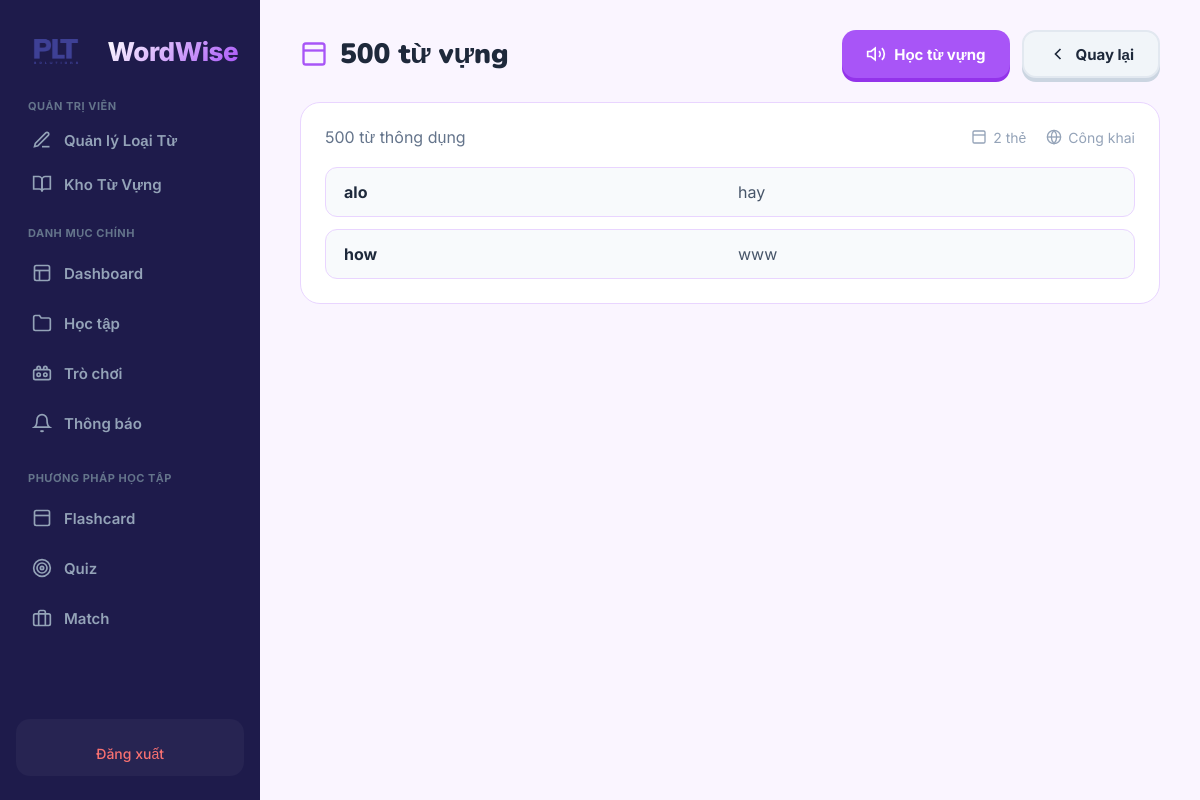
The app's page /card.php?action=view&set_id=3 (signed in) with its own data.
### tables this page shows
CREATE TABLE `flashcard_sets` (
  `id` int(11) NOT NULL,
  `user_id` int(11) NOT NULL,
  `title` varchar(255) NOT NULL,
  `description` text DEFAULT NULL,
  `is_public` tinyint(1) DEFAULT 0,
  `created_at` timestamp NOT NULL DEFAULT current_timestamp(),
  `updated_at` timestamp NOT NULL DEFAULT current_timestamp() ON UPDATE current_timestamp()
);

CREATE TABLE `flashcard_cards` (
  `id` int(11) NOT NULL,
  `set_id` int(11) NOT NULL,
  `front` text NOT NULL,
  `back` text NOT NULL,
  `image` varchar(255) DEFAULT NULL,
  `hint` varchar(255) DEFAULT NULL,
  `created_at` timestamp NOT NULL DEFAULT current_timestamp()
);

### database.php (called while the page is built, shortened)
<?php
class Database
{
    private $host = "localhost";
    private $username = "root";
    private $password = "";
    private $dbname = "wordwise_db";
    public $conn;
  public function __construct()
    {
        try {
            $this->conn = new mysqli($this->host, $this->username, $this->password, $this->dbname);
            $this->conn->set_charset("utf8mb4");
        } catch (mysqli_sql_exception $e) {
            die("Lỗi kết nối cơ sở dữ liệu: Vui lòng thử lại sau.");
        }
    }
    private function getTypes($params)
    {
        $types = "";
        foreach ($params as $p) {
            if (is_int($p)) $types .= 'i';
            else if (is_float($p)) $types .= 'd';
            else $types .= 's';
        }
        return $types;
    }
    public function select($sql, $params = [])
    {
        $stmt = $this->conn->prepare($sql);
        if (!empty($params)) {
            $types = $this->getTypes($params);
            $stmt->bind_param($types, ...$params);
        }
        $stmt->execute();
        $results = $stmt->get_result();
        $data = $results ? $results->fetch_all(MYSQLI_ASSOC) : [];
        return $data;
    }
}
?>

### card.php (the view, shortened to what this page needs)
<?php
require_once 'database.php';
$db = new Database();
$user_id = (int)$_SESSION['user_id'];
$action = $_POST['action'] ?? $_GET['action'] ?? '';
$set_id = (int)($_POST['set_id'] ?? $_GET['set_id'] ?? 0);
$detail_set = null;
$cards = [];
if ($set_id > 0 && $action === 'view') {
    $detail_set = $db->select("SELECT * FROM flashcard_sets WHERE id = ? AND user_id = ?", [$set_id, $user_id]);
    $detail_set = $detail_set[0] ?? null;
    if ($detail_set) {
        $cards = $db->select("SELECT * FROM flashcard_cards WHERE set_id = ? ORDER BY id", [$set_id]);
    }
}
?>
<!DOCTYPE html>
<html lang="vi">
<head>
    <link rel="stylesheet" href="public/css/style.css">
</head>
<body class="app-layout">
    <?php include 'sidebar.php'; ?>
    <main class="main-content">
        <?php if ($detail_set): ?>
            <div class="page-header">
                <h1>
                    <svg width="28" height="28" viewBox="0 0 24 24" fill="none" stroke="#a855f7" stroke-width="2">
                        <rect x="3" y="3" width="18" height="18" rx="2"/>
                        <line x1="3" y1="9" x2="21" y2="9"/>
                    </svg>
                    <?= htmlspecialchars($detail_set['title']) ?>
                </h1>
                <div style="display:flex; gap:12px;">
                    <a href="flashcard.php?set_id=<?= $set_id ?>" class="btn-primary">
                        <svg width="20" height="20" viewBox="0 0 24 24" fill="none" stroke="currentColor" stroke-width="2"><polygon points="11 5 6 9 2 9 2 15 6 15 11 19 11 5"/><path d="M19.07 4.93a10 10 0 0 1 0 14.14"/><path d="M15.54 8.46a5 5 0 0 1 0 7.07"/></svg>
                        Học từ vựng
                    </a>
                    <a href="card.php" class="btn-primary btn-primary-outline">
                        <svg width="20" height="20" viewBox="0 0 24 24" fill="none" stroke="currentColor" stroke-width="2"><polyline points="15 18 9 12 15 6"/></svg>
                        Quay lại
                    </a>
                </div>
            </div>
            <div class="detail-view">
                <div class="detail-header">
                    <p style="color:#64748b; margin:0;"><?= nl2br(htmlspecialchars($detail_set['description'] ?? '')) ?></p>
                    <div class="info">
                        <span>
                            <svg width="16" height="16" viewBox="0 0 24 24" fill="none" stroke="currentColor" stroke-width="2"><rect x="3" y="3" width="18" height="18" rx="2"/><line x1="3" y1="9" x2="21" y2="9"/></svg>
                            <?= count($cards) ?> thẻ
                        </span>
                        <span>
                            <svg width="16" height="16" viewBox="0 0 24 24" fill="none" stroke="currentColor" stroke-width="2"><circle cx="12" cy="12" r="10"/><path d="M12 2a14.5 14.5 0 0 0 0 20 14.5 14.5 0 0 0 0-20"/><path d="M2 12h20"/></svg>
                            <?= $detail_set['is_public'] ? 'Công khai' : 'Riêng tư' ?>
                        </span>
                    </div>
                </div>
                <div class="card-list">
                    <?php foreach ($cards as $index => $card): ?>
                        <div class="card-item">
                            <div class="front"><?= htmlspecialchars($card['front']) ?></div>
                            <div class="back"><?= htmlspecialchars($card['back']) ?></div>
                        </div>
                    <?php endforeach; ?>
                </div>
            </div>
        <?php endif; ?>
    </main>
</body>
</html>

### public/css/style.css (style rules this page uses)
* { margin: 0; padding: 0; box-sizing: border-box; font-family: 'Inter', sans-serif; }
body { background-color: #f4f6fc; color: #1e1b4b; }
.app-layout { display: flex; min-height: 100vh; }
.main-content { margin-left: 260px; flex: 1; padding: 40px 48px; display: flex; flex-direction: column; min-width: 0; }

### card.php (style rules this page uses)
* { box-sizing: border-box; margin:0; padding:0; }
body { font-family: 'Inter', sans-serif; background: #f8fafc; overflow: hidden; }
.app-layout { display: flex; height: 100vh; overflow: hidden; }
.main-content { flex: 1; display: flex; flex-direction: column; overflow-y: auto; padding: 30px 40px 20px; background: #faf5ff; }
.page-header { display: flex; justify-content: space-between; align-items: center; flex-wrap: wrap; gap: 16px; margin-bottom: 24px; }
.page-header h1 { font-size: 28px; font-weight: 900; color: #1e293b; font-family: 'Nunito', sans-serif; display: flex; align-items: center; gap: 12px; }
.btn-primary { background: #a855f7; color: white; border: none; padding: 12px 24px; border-radius: 14px; font-weight: 700; font-size: 15px; cursor: pointer; display: inline-flex; align-items: center; gap: 8px; box-shadow: 0 4px 0 #9333ea; transition: 0.15s; text-decoration: none; }
.btn-primary-outline { background: #f1f5f9; color: #1e293b; border: 2px solid #e2e8f0; box-shadow: 0 4px 0 #cbd5e1; }
.detail-view { background:white; border-radius:20px; padding:24px; border:1px solid #e9d5ff; margin-bottom:20px; }
.detail-header { display:flex; justify-content:space-between; align-items:center; flex-wrap:wrap; margin-bottom:20px; }
.detail-header .info { display:flex; gap:20px; font-size:14px; color:#94a3b8; }
.detail-header .info span { display:flex; align-items:center; gap:6px; }
.card-list { display:flex; flex-direction:column; gap:12px; }
.card-item { display:grid; grid-template-columns:1fr 1fr; gap:16px; padding:14px 18px; background:#f8fafc; border-radius:12px; border:1px solid #e9d5ff; align-items:center; }
.card-item .front { font-weight:700; color:#1e293b; }
.card-item .back { color:#475569; }

### records on screen
flashcard_sets: title "500 từ vựng", description "500 từ thông dụng"
flashcard_cards: front "alo", back "hay"
flashcard_cards: front "how", back "www"

### other values on screen
count($cards) "2"
